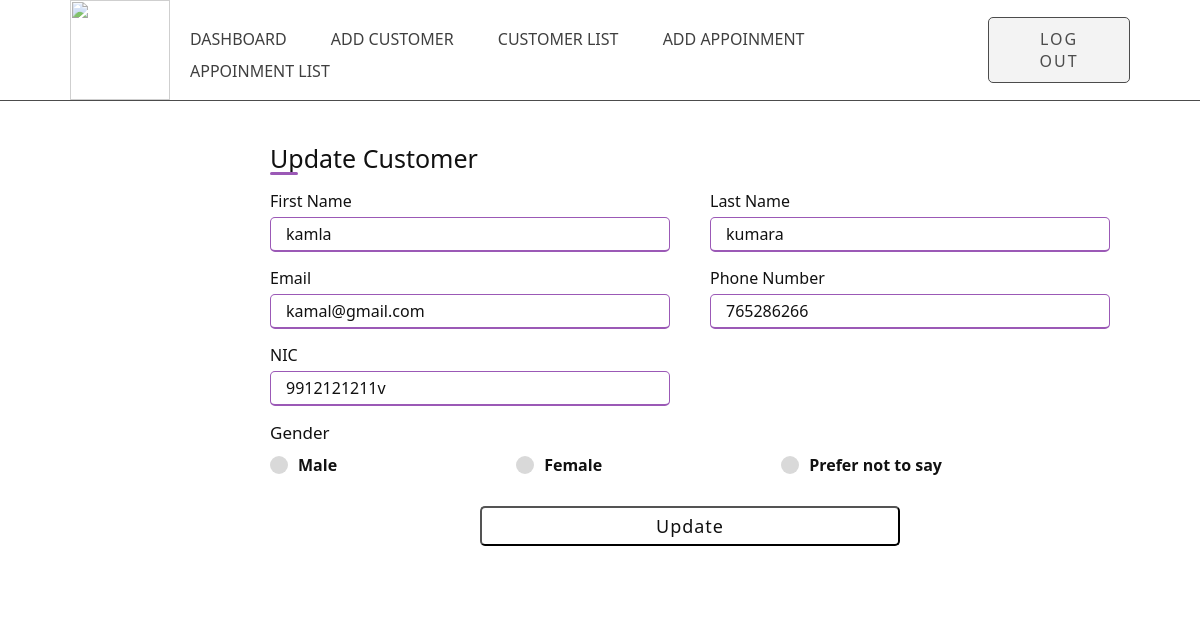
/Admin/update/cusUpdate.php?updateid=14, run on the app's committed database.
### tables this page shows
CREATE TABLE `customer` (
  `id` int(11) NOT NULL,
  `Fname` varchar(20) NOT NULL,
  `Lname` varchar(20) NOT NULL,
  `email` varchar(50) NOT NULL,
  `number` bigint(20) NOT NULL,
  `nic` varchar(20) NOT NULL,
  `password` varchar(20) NOT NULL,
  `gender` enum('male','female','other') NOT NULL
);

### Admin/update/cusUpdate.php (the view, shortened to what this page needs)
<?php
    require("../../connection/connect.php");
    $id=$_GET['updateid'];
    $sql="select * from `customer` where id=$id";
    $result=mysqli_query($con,$sql);
    $row=mysqli_fetch_assoc($result);
    $Fname=$row['Fname'];
    $Lname=$row['Lname'];
    $email=$row['email'];
    $number=$row['number'];
    $nic=$row['nic'];
?>
<!DOCTYPE html>
<html lang="en">
<head>
    <link rel="stylesheet" href="../CSS/addCustomer.css">
</head>
<body>
    <header>
        <img class="logo" src="../../assets/images/icons/logo.png" alt="">
        <nav>
            <ul class="nav-area">
                <li><a href="dashboard.php">Dashboard</a></li>
                <li><a href="addCustomer.php">Add Customer</a></li>
                <li><a href="customerTable.php">Customer List</a></li>
                <li><a href="addAppoinment.php">Add Appoinment</a></li>
                <li><a href="appoinmentTable.php">Appoinment List</a></li>
            </ul>
        </nav>
        <form action="" method="post">
            <button class="btn-area" name="logout">Log Out</button>
        </form>
    </header>
    <div class="container">
        <div class="title">Update Customer</div>
        <form method="post">
            <div class="user-details">
                <div class="input-box">
                    <span class="details">First Name</span>
                    <input type="text" placeholder="Enter your first name" name="Fname" required
                        value=<?php echo $Fname;?>>
                </div>
                <div class="input-box">
                    <span class="details">Last Name</span>
                    <input type="text" placeholder="Enter your last name" name="Lname" required
                        value=<?php echo $Lname;?>>
                </div>
                <div class="input-box">
                    <span class="details">Email</span>
                    <input type="text" placeholder="Enter your email" name="email" required value=<?php echo $email;?>>
                </div>
                <div class="input-box">
                    <span class="details">Phone Number</span>
                    <input type="text" placeholder="Enter your number" name="number" required
                        value=<?php echo $number;?>>
                </div>
                <div class="input-box">
                    <span class="details">NIC</span>
                    <input type="text" placeholder="Enter your nic" name="nic" required value=<?php echo $nic;?>>
                </div>
            </div>
            <div class="gender-details">
                <span class="gender-title">Gender</span>
                <div class="category">
                    <label for="dot-1">
                        <span class="dot one"></span>
                        <span class="gender">Male</span>
                    </label>
                    <label for="dot-2">
                        <span class="dot two"></span>
                        <span class="gender">Female</span>
                    </label>
                    <label for="dot-3">
                        <span class="dot three"></span>
                        <span class="gender">Prefer not to say</span>
                    </label>
                </div>
            </div>
            <div class="button">
                <input type="submit" value="Update" name="submit">
            </div>
        </form>
    </div>
</body>
</html>

### Admin/css/addCustomer.css (style rules this page uses)
* { margin: 0; padding: 0; box-sizing: border-box; color: #111; font-family: 'Segoe UI', Tahoma, Geneva, Verdana, sans-serif; }
body { -webkit-background-size: cover; background-size: cover; background-position: center center; height: 100vh; font-family: 'Segoe UI', Tahoma, Geneva, Verdana, sans-serif; font-weight: 600; font-size: 16px; }
a { text-decoration: none; }
header { width: 100%; display: -webkit-flex; display: -moz-flex; display: -ms-flex; display: flex; justify-content: space-between; align-items: center; padding: 0px 70px; background-color: rgb(255, 255, 255); opacity: 75%; position: relative; text-decoration: none; border-bottom: 1px solid #111; }
.logo { width: 100px; height: 100px; cursor: pointer; }
.nav-area { list-style: none; }
.nav-area li { display: inline-block; margin-top: 10px; padding: 0 20px; text-transform: uppercase; text-decoration: none; }
.nav-area li a { transition: 0.3s; color: rgb(0, 0, 0); font-weight: 500; text-decoration: none; }
.btn-area { cursor: pointer; color: #111; font-size: 16px; letter-spacing: 2px; text-transform: uppercase; padding: 10px 30px; border-radius: 5px; border: 1px solid #111; transition: all 0.3s ease; text-decoration: none; }
.container { max-width: 900px; width: 100%; margin-left: 20%; margin-top: 15px; background: #fff; padding: 25px 30px; border-radius: 5px; }
.container .title { font-size: 25px; font-weight: 500; position: relative; }
.container .title::before { content: ''; position: absolute; left: 0; bottom: 0; height: 3px; width: 28px; border-radius: 2px; background: #9b59b6; }
.container form .user-details { display: flex; flex-wrap: wrap; justify-content: space-between; margin: 15px 0 0 0; }
form .user-details .input-box { margin-bottom: 15px; width: calc(100% / 2 - 20px); }
.user-details .input-box .details { display: block; font-weight: 500; margin-bottom: 5px; }
.user-details .input-box input { height: 35px; width: 100%; outline: none; border-radius: 5px; border: 1px solid #ccc; padding-left: 15px; font-size: 16px; border-bottom-width: 2px; transition: all 0.3s ease; }
.user-details .input-box input:focus, .user-details .input-box input:valid { border-color: #9b59b6; }
form .gender-details .gender-title { font-size: 17px; font-weight: 500; }
form .gender-details .category { display: flex; width: 80%; margin: 10px 0; justify-content: space-between; }
.gender-details .category label { display: flex; align-items: center; }
.gender-details .category .dot { height: 18px; width: 18px; background: #d9d9d9; border-radius: 50%; margin-right: 10px; border: 5px solid transparent; transition: all 0.3s ease; }
form .button { height: 40px; margin: 30px 0; }
form .button input { height: 100%; width: 50%; margin-left: 25%; outline: none; color: #111; border-radius: 5px; font-size: 18px; font-weight: 500; letter-spacing: 1px; cursor: pointer; background-color: transparent; transition: all 0.3s ease; }

### data on the page
customer: Fname "kamla", Lname "kumara", email "kamal@gmail.com", number "765286266", nic "9912121211v"
